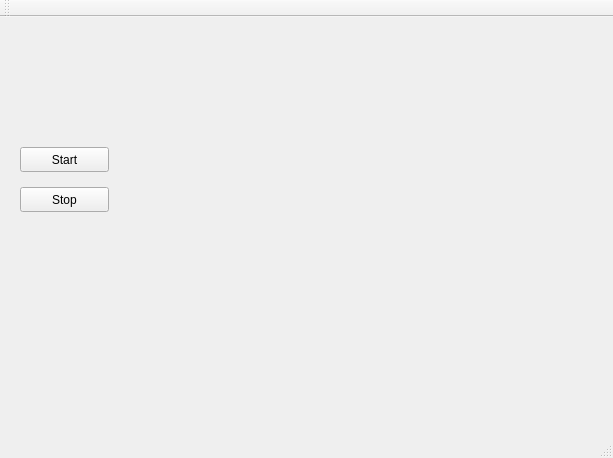
<?xml version="1.0" encoding="UTF-8"?>
<ui version="4.0">
 <class>MainWindow</class>
 <widget class="QMainWindow" name="MainWindow">
  <property name="geometry">
   <rect>
    <x>0</x>
    <y>0</y>
    <width>613</width>
    <height>458</height>
   </rect>
  </property>
  <property name="windowTitle">
   <string>MainWindow</string>
  </property>
  <widget class="QWidget" name="centralWidget">
   <widget class="QCustomPlot" name="widgetGraph" native="true">
    <property name="geometry">
     <rect>
      <x>170</x>
      <y>100</y>
      <width>431</width>
      <height>291</height>
     </rect>
    </property>
   </widget>
   <widget class="QPushButton" name="pushButtonPlot">
    <property name="geometry">
     <rect>
      <x>20</x>
      <y>130</y>
      <width>89</width>
      <height>25</height>
     </rect>
    </property>
    <property name="text">
     <string>Start</string>
    </property>
   </widget>
   <widget class="QPushButton" name="pushButtonStop">
    <property name="geometry">
     <rect>
      <x>20</x>
      <y>170</y>
      <width>89</width>
      <height>25</height>
     </rect>
    </property>
    <property name="text">
     <string>Stop</string>
    </property>
   </widget>
  </widget>
  <widget class="QMenuBar" name="menuBar">
   <property name="geometry">
    <rect>
     <x>0</x>
     <y>0</y>
     <width>613</width>
     <height>22</height>
    </rect>
   </property>
  </widget>
  <widget class="QToolBar" name="mainToolBar">
   <attribute name="toolBarArea">
    <enum>TopToolBarArea</enum>
   </attribute>
   <attribute name="toolBarBreak">
    <bool>false</bool>
   </attribute>
  </widget>
  <widget class="QStatusBar" name="statusBar"/>
 </widget>
 <layoutdefault spacing="6" margin="11"/>
 <customwidgets>
  <customwidget>
   <class>QCustomPlot</class>
   <extends>QWidget</extends>
   <header>qcustomplot.h</header>
   <container>1</container>
  </customwidget>
 </customwidgets>
 <resources/>
 <connections/>
 <buttongroups>
  <buttongroup name="buttonGroupRadio"/>
 </buttongroups>
</ui>
